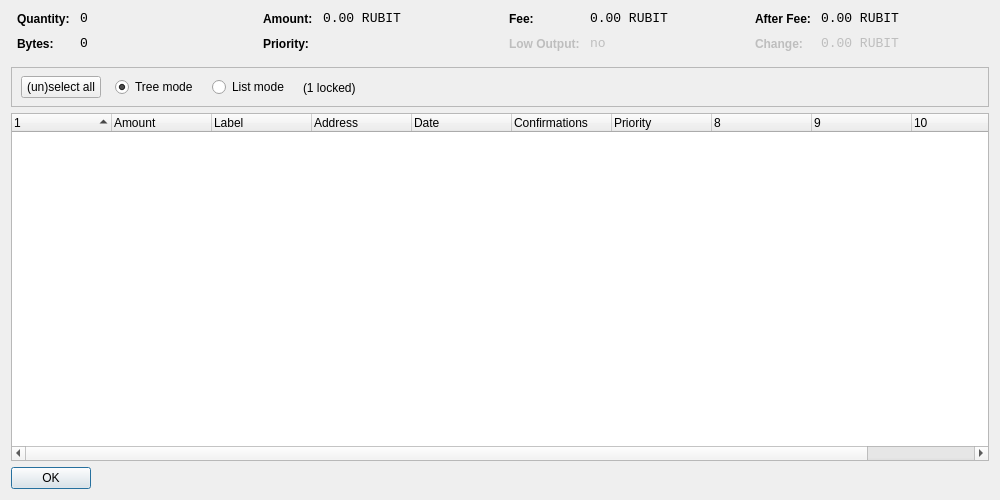
<?xml version="1.0" encoding="UTF-8"?>
<ui version="4.0">
 <class>CoinControlDialog</class>
 <widget class="QDialog" name="CoinControlDialog">
  <property name="geometry">
   <rect>
    <x>0</x>
    <y>0</y>
    <width>1000</width>
    <height>500</height>
   </rect>
  </property>
  <property name="windowTitle">
   <string>Coin Control</string>
  </property>
  <layout class="QVBoxLayout" name="verticalLayout">
   <item>
    <layout class="QHBoxLayout" name="horizontalLayoutTop" stretch="0,0,0,0">
     <property name="topMargin">
      <number>0</number>
     </property>
     <property name="bottomMargin">
      <number>10</number>
     </property>
     <item>
      <layout class="QFormLayout" name="formLayoutCoinControl1">
       <property name="horizontalSpacing">
        <number>10</number>
       </property>
       <property name="verticalSpacing">
        <number>10</number>
       </property>
       <property name="leftMargin">
        <number>6</number>
       </property>
       <property name="rightMargin">
        <number>6</number>
       </property>
       <item row="0" column="0">
        <widget class="QLabel" name="labelCoinControlQuantityText">
         <property name="styleSheet">
          <string notr="true">font-weight:bold;</string>
         </property>
         <property name="text">
          <string>Quantity:</string>
         </property>
        </widget>
       </item>
       <item row="0" column="1">
        <widget class="QLabel" name="labelCoinControlQuantity">
         <property name="font">
          <font>
           <family>Monospace</family>
           <pointsize>10</pointsize>
          </font>
         </property>
         <property name="cursor">
          <cursorShape>IBeamCursor</cursorShape>
         </property>
         <property name="contextMenuPolicy">
          <enum>Qt::ActionsContextMenu</enum>
         </property>
         <property name="text">
          <string notr="true">0</string>
         </property>
         <property name="textInteractionFlags">
          <set>Qt::LinksAccessibleByMouse|Qt::TextSelectableByKeyboard|Qt::TextSelectableByMouse</set>
         </property>
        </widget>
       </item>
       <item row="1" column="0">
        <widget class="QLabel" name="labelCoinControlBytesText">
         <property name="styleSheet">
          <string notr="true">font-weight:bold;</string>
         </property>
         <property name="text">
          <string>Bytes:</string>
         </property>
        </widget>
       </item>
       <item row="1" column="1">
        <widget class="QLabel" name="labelCoinControlBytes">
         <property name="font">
          <font>
           <family>Monospace</family>
           <pointsize>10</pointsize>
          </font>
         </property>
         <property name="cursor">
          <cursorShape>IBeamCursor</cursorShape>
         </property>
         <property name="contextMenuPolicy">
          <enum>Qt::ActionsContextMenu</enum>
         </property>
         <property name="text">
          <string notr="true">0</string>
         </property>
         <property name="textInteractionFlags">
          <set>Qt::LinksAccessibleByMouse|Qt::TextSelectableByKeyboard|Qt::TextSelectableByMouse</set>
         </property>
        </widget>
       </item>
      </layout>
     </item>
     <item>
      <layout class="QFormLayout" name="formLayoutCoinControl2">
       <property name="horizontalSpacing">
        <number>10</number>
       </property>
       <property name="verticalSpacing">
        <number>10</number>
       </property>
       <property name="leftMargin">
        <number>6</number>
       </property>
       <property name="rightMargin">
        <number>6</number>
       </property>
       <item row="0" column="0">
        <widget class="QLabel" name="labelCoinControlAmountText">
         <property name="styleSheet">
          <string notr="true">font-weight:bold;</string>
         </property>
         <property name="text">
          <string>Amount:</string>
         </property>
        </widget>
       </item>
       <item row="0" column="1">
        <widget class="QLabel" name="labelCoinControlAmount">
         <property name="font">
          <font>
           <family>Monospace</family>
           <pointsize>10</pointsize>
          </font>
         </property>
         <property name="cursor">
          <cursorShape>IBeamCursor</cursorShape>
         </property>
         <property name="contextMenuPolicy">
          <enum>Qt::ActionsContextMenu</enum>
         </property>
         <property name="text">
          <string notr="true">0.00 RUBIT</string>
         </property>
         <property name="textInteractionFlags">
          <set>Qt::LinksAccessibleByMouse|Qt::TextSelectableByKeyboard|Qt::TextSelectableByMouse</set>
         </property>
        </widget>
       </item>
       <item row="1" column="0">
        <widget class="QLabel" name="labelCoinControlPriorityText">
         <property name="styleSheet">
          <string notr="true">font-weight:bold;</string>
         </property>
         <property name="text">
          <string>Priority:</string>
         </property>
        </widget>
       </item>
       <item row="1" column="1">
        <widget class="QLabel" name="labelCoinControlPriority">
         <property name="font">
          <font>
           <family>Monospace</family>
           <pointsize>10</pointsize>
          </font>
         </property>
         <property name="cursor">
          <cursorShape>IBeamCursor</cursorShape>
         </property>
         <property name="contextMenuPolicy">
          <enum>Qt::ActionsContextMenu</enum>
         </property>
         <property name="text">
          <string/>
         </property>
         <property name="textInteractionFlags">
          <set>Qt::LinksAccessibleByMouse|Qt::TextSelectableByKeyboard|Qt::TextSelectableByMouse</set>
         </property>
        </widget>
       </item>
      </layout>
     </item>
     <item>
      <layout class="QFormLayout" name="formLayoutCoinControl3">
       <property name="horizontalSpacing">
        <number>10</number>
       </property>
       <property name="verticalSpacing">
        <number>10</number>
       </property>
       <property name="leftMargin">
        <number>6</number>
       </property>
       <property name="rightMargin">
        <number>6</number>
       </property>
       <item row="0" column="0">
        <widget class="QLabel" name="labelCoinControlFeeText">
         <property name="styleSheet">
          <string notr="true">font-weight:bold;</string>
         </property>
         <property name="text">
          <string>Fee:</string>
         </property>
        </widget>
       </item>
       <item row="0" column="1">
        <widget class="QLabel" name="labelCoinControlFee">
         <property name="font">
          <font>
           <family>Monospace</family>
           <pointsize>10</pointsize>
          </font>
         </property>
         <property name="cursor">
          <cursorShape>IBeamCursor</cursorShape>
         </property>
         <property name="contextMenuPolicy">
          <enum>Qt::ActionsContextMenu</enum>
         </property>
         <property name="text">
          <string notr="true">0.00 RUBIT</string>
         </property>
         <property name="textInteractionFlags">
          <set>Qt::LinksAccessibleByMouse|Qt::TextSelectableByKeyboard|Qt::TextSelectableByMouse</set>
         </property>
        </widget>
       </item>
       <item row="1" column="0">
        <widget class="QLabel" name="labelCoinControlLowOutputText">
         <property name="enabled">
          <bool>false</bool>
         </property>
         <property name="styleSheet">
          <string notr="true">font-weight:bold;</string>
         </property>
         <property name="text">
          <string>Low Output:</string>
         </property>
        </widget>
       </item>
       <item row="1" column="1">
        <widget class="QLabel" name="labelCoinControlLowOutput">
         <property name="enabled">
          <bool>false</bool>
         </property>
         <property name="font">
          <font>
           <family>Monospace</family>
           <pointsize>10</pointsize>
          </font>
         </property>
         <property name="cursor">
          <cursorShape>IBeamCursor</cursorShape>
         </property>
         <property name="contextMenuPolicy">
          <enum>Qt::ActionsContextMenu</enum>
         </property>
         <property name="text">
          <string>no</string>
         </property>
         <property name="textInteractionFlags">
          <set>Qt::LinksAccessibleByMouse|Qt::TextSelectableByKeyboard|Qt::TextSelectableByMouse</set>
         </property>
        </widget>
       </item>
      </layout>
     </item>
     <item>
      <layout class="QFormLayout" name="formLayoutCoinControl4">
       <property name="horizontalSpacing">
        <number>10</number>
       </property>
       <property name="verticalSpacing">
        <number>10</number>
       </property>
       <property name="leftMargin">
        <number>6</number>
       </property>
       <property name="rightMargin">
        <number>6</number>
       </property>
       <item row="0" column="0">
        <widget class="QLabel" name="labelCoinControlAfterFeeText">
         <property name="styleSheet">
          <string notr="true">font-weight:bold;</string>
         </property>
         <property name="text">
          <string>After Fee:</string>
         </property>
        </widget>
       </item>
       <item row="0" column="1">
        <widget class="QLabel" name="labelCoinControlAfterFee">
         <property name="font">
          <font>
           <family>Monospace</family>
           <pointsize>10</pointsize>
          </font>
         </property>
         <property name="cursor">
          <cursorShape>IBeamCursor</cursorShape>
         </property>
         <property name="contextMenuPolicy">
          <enum>Qt::ActionsContextMenu</enum>
         </property>
         <property name="text">
          <string notr="true">0.00 RUBIT</string>
         </property>
         <property name="textInteractionFlags">
          <set>Qt::LinksAccessibleByMouse|Qt::TextSelectableByKeyboard|Qt::TextSelectableByMouse</set>
         </property>
        </widget>
       </item>
       <item row="1" column="0">
        <widget class="QLabel" name="labelCoinControlChangeText">
         <property name="enabled">
          <bool>false</bool>
         </property>
         <property name="styleSheet">
          <string notr="true">font-weight:bold;</string>
         </property>
         <property name="text">
          <string>Change:</string>
         </property>
        </widget>
       </item>
       <item row="1" column="1">
        <widget class="QLabel" name="labelCoinControlChange">
         <property name="enabled">
          <bool>false</bool>
         </property>
         <property name="font">
          <font>
           <family>Monospace</family>
           <pointsize>10</pointsize>
          </font>
         </property>
         <property name="cursor">
          <cursorShape>IBeamCursor</cursorShape>
         </property>
         <property name="contextMenuPolicy">
          <enum>Qt::ActionsContextMenu</enum>
         </property>
         <property name="text">
          <string notr="true">0.00 RUBIT</string>
         </property>
         <property name="textInteractionFlags">
          <set>Qt::LinksAccessibleByMouse|Qt::TextSelectableByKeyboard|Qt::TextSelectableByMouse</set>
         </property>
        </widget>
       </item>
      </layout>
     </item>
    </layout>
   </item>
   <item>
    <widget class="QFrame" name="frame">
     <property name="minimumSize">
      <size>
       <width>0</width>
       <height>40</height>
      </size>
     </property>
     <property name="frameShape">
      <enum>QFrame::StyledPanel</enum>
     </property>
     <property name="frameShadow">
      <enum>QFrame::Sunken</enum>
     </property>
     <widget class="QWidget" name="horizontalLayoutWidget">
      <property name="geometry">
       <rect>
        <x>10</x>
        <y>0</y>
        <width>781</width>
        <height>41</height>
       </rect>
      </property>
      <layout class="QHBoxLayout" name="horizontalLayoutPanel" stretch="0,0,0,0,0">
       <property name="spacing">
        <number>14</number>
       </property>
       <item>
        <widget class="QPushButton" name="pushButtonSelectAll">
         <property name="sizePolicy">
          <sizepolicy hsizetype="Maximum" vsizetype="Fixed">
           <horstretch>0</horstretch>
           <verstretch>0</verstretch>
          </sizepolicy>
         </property>
         <property name="text">
          <string>(un)select all</string>
         </property>
        </widget>
       </item>
       <item>
        <widget class="QRadioButton" name="radioTreeMode">
         <property name="sizePolicy">
          <sizepolicy hsizetype="Maximum" vsizetype="Fixed">
           <horstretch>0</horstretch>
           <verstretch>0</verstretch>
          </sizepolicy>
         </property>
         <property name="text">
          <string>Tree mode</string>
         </property>
         <property name="checked">
          <bool>true</bool>
         </property>
        </widget>
       </item>
       <item>
        <widget class="QRadioButton" name="radioListMode">
         <property name="sizePolicy">
          <sizepolicy hsizetype="Maximum" vsizetype="Fixed">
           <horstretch>0</horstretch>
           <verstretch>0</verstretch>
          </sizepolicy>
         </property>
         <property name="text">
          <string>List mode</string>
         </property>
        </widget>
       </item>
       <item>
        <widget class="QLabel" name="labelLocked">
         <property name="text">
          <string>(1 locked)</string>
         </property>
        </widget>
       </item>
       <item>
        <spacer name="horizontalSpacer">
         <property name="orientation">
          <enum>Qt::Horizontal</enum>
         </property>
         <property name="sizeHint" stdset="0">
          <size>
           <width>40</width>
           <height>20</height>
          </size>
         </property>
        </spacer>
       </item>
      </layout>
     </widget>
    </widget>
   </item>
   <item>
    <widget class="CoinControlTreeWidget" name="treeWidget">
     <property name="contextMenuPolicy">
      <enum>Qt::CustomContextMenu</enum>
     </property>
     <property name="sortingEnabled">
      <bool>false</bool>
     </property>
     <property name="columnCount">
      <number>11</number>
     </property>
     <attribute name="headerShowSortIndicator" stdset="0">
      <bool>true</bool>
     </attribute>
     <attribute name="headerStretchLastSection">
      <bool>false</bool>
     </attribute>
     <column>
      <property name="text">
       <string/>
      </property>
     </column>
     <column>
      <property name="text">
       <string>Amount</string>
      </property>
     </column>
     <column>
      <property name="text">
       <string notr="true">Label</string>
      </property>
     </column>
     <column>
      <property name="text">
       <string>Address</string>
      </property>
     </column>
     <column>
      <property name="text">
       <string>Date</string>
      </property>
     </column>
     <column>
      <property name="text">
       <string>Confirmations</string>
      </property>
      <property name="toolTip">
       <string>Confirmed</string>
      </property>
     </column>
     <column>
      <property name="text">
       <string>Priority</string>
      </property>
     </column>
     <column>
      <property name="text">
       <string/>
      </property>
     </column>
     <column>
      <property name="text">
       <string/>
      </property>
     </column>
     <column>
      <property name="text">
       <string/>
      </property>
     </column>
     <column>
      <property name="text">
       <string/>
      </property>
     </column>
    </widget>
   </item>
   <item>
    <widget class="QDialogButtonBox" name="buttonBox">
     <property name="sizePolicy">
      <sizepolicy hsizetype="Maximum" vsizetype="Fixed">
       <horstretch>0</horstretch>
       <verstretch>0</verstretch>
      </sizepolicy>
     </property>
     <property name="orientation">
      <enum>Qt::Horizontal</enum>
     </property>
     <property name="standardButtons">
      <set>QDialogButtonBox::Ok</set>
     </property>
    </widget>
   </item>
  </layout>
 </widget>
 <customwidgets>
  <customwidget>
   <class>CoinControlTreeWidget</class>
   <extends>QTreeWidget</extends>
   <header>coincontroltreewidget.h</header>
  </customwidget>
 </customwidgets>
 <resources/>
 <connections/>
</ui>
